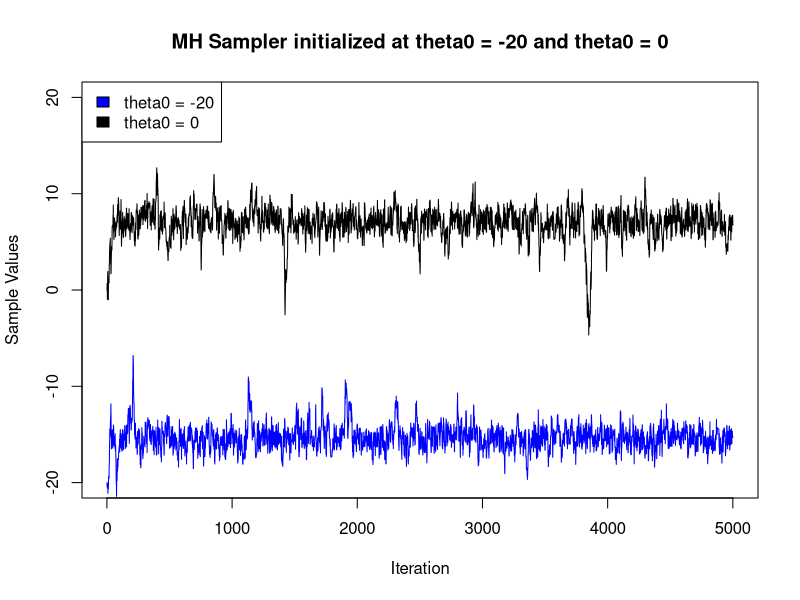
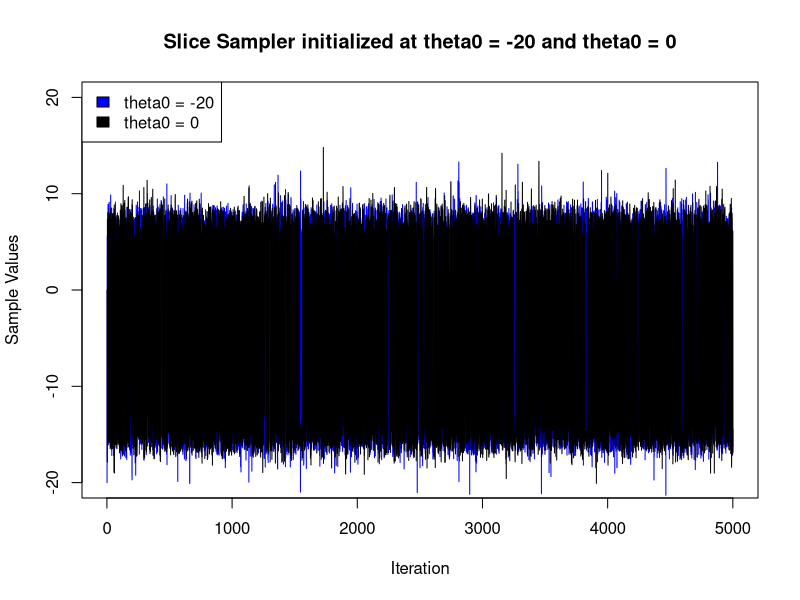

Write the R code that produced these figures, in order.
## ---- chunk 1
knitr::opts_chunk$set(echo = FALSE)
## ---- chunk 2
#Initialize variables
theta_vec1 = c(-20)
theta_vec2 = c(0)
y = c(-16.6, -14.7, 6.3, 8.4)

#Function to evaluate the posterior given y 
evaluate_posterior <- function(theta) {
  temp_value = 1
  for (i in 1:length(y)){
    temp_value <- temp_value * (1 / (1 + (y[i] - theta)**2))
  }
  return(temp_value)
} 

#Function to sample from Random Walk MH
mhsampler <- function(theta_vec) {
  for (i in 1:5000) {
    theta_star <- rnorm(n=1, mean=theta_vec[i], sd=1)
    u <- runif(1)
    
    numerator <- evaluate_posterior(theta_star) * dnorm(theta_vec[i], mean=theta_star, sd=1)
    denomenator <- evaluate_posterior(theta_vec[i]) * dnorm(theta_star, mean=theta_vec[i], sd=1)
    
    exp <- numerator / denomenator
    
    if ((u < 1) & (u < exp)) {
      theta_vec <- append(theta_vec, theta_star)
    }
    else {
      theta_vec <- append(theta_vec, theta_vec[i])
    }
  }
  return(theta_vec)
}

plot(mhsampler(theta_vec1), type = "l", main = "MH Sampler initialized at theta0 = -20 and theta0 = 0", xlab="Iteration", ylab="Sample Values", col="blue", ylim=c(-20, 20))
lines(mhsampler(theta_vec2), type = "l", col="black")
legend("topleft", legend=c("theta0 = -20", "theta0 = 0"), fill = c("blue","black"))
## ---- chunk 3
rejection_sampler <- function(s) {
  accept = FALSE
  while (accept == FALSE) {
    theta_new <- 0
    #s = 0 is technically possible if the uniform distribution, but then we won't able to find a distribution so we skip the iteration is we unfortunate got s = 0
    if (s == 0) {
      next
    }
    else {
      theta_new <- runif(n=1, -16.6 - (s**(-1/4) - 1)**(1/2), 8.4 + (s**(-1/4) - 1)**(1/2))
    }
    if (evaluate_posterior(theta_new) >= s) {
      accept <- TRUE
      return(theta_new)
    }
  }
}


slicesampler <- function(theta_vec) {
  for (i in 1:5000) {
    s <- runif(n=1, 0, evaluate_posterior(theta_vec[i]))
    
    new_theta <- rejection_sampler(s)
    theta_vec <- append(theta_vec, new_theta)
  }
  return(theta_vec)
}

plot(slicesampler(theta_vec1), type = "l", main = "Slice Sampler initialized at theta0 = -20 and theta0 = 0", xlab="Iteration", ylab="Sample Values", col="blue", ylim=c(-20, 20))
lines(slicesampler(theta_vec2), type = "l", col="black")
legend("topleft", legend=c("theta0 = -20", "theta0 = 0"), fill = c("blue","black"))
## ---- chunk 4
count_1<- 0
count_2 <- 0

for (i in slicesampler(theta_vec2)) {
  if (i > 8) {
    count_1 <- count_1 + 1
  }
  if (i < -15) {
    count_2 <- count_2 + 1
  }
}

